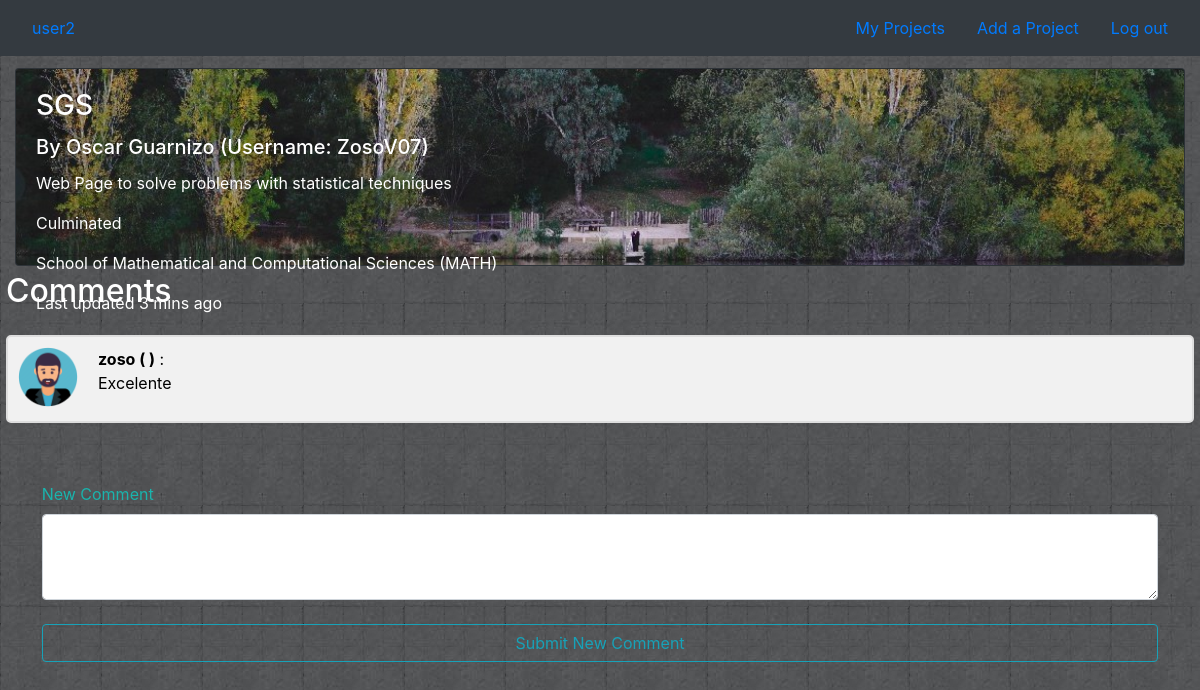
The app's page /home/MATH/3 (signed in) with its own data.
### projects/models.py (models this page shows, shortened)
class Project(models.Model):
    name = models.CharField(max_length=64)
    description = models.CharField(max_length=200)
    state = models.CharField(max_length=20)
    school = models.ForeignKey(School, on_delete=models.CASCADE, related_name="projects_school")
    comments = models.ManyToManyField(User, blank=True, related_name="reviews", through='Review')
    user = models.ForeignKey(User, default = "", on_delete=models.CASCADE, related_name="projects_user")

class School(models.Model):
    name = models.CharField(max_length=300)
    code = models.CharField(max_length=4)
    img = models.CharField(default ="",max_length=40)
    def __str__(self):
        return f"{self.name} ({self.code})"

class Review(models.Model):
    user = models.ForeignKey(User, on_delete = models.CASCADE)
    project = models.ForeignKey(Project, on_delete = models.CASCADE)
    comment = models.CharField(max_length=300)

### projects/views.py (the view)
# urls.py: path("home/<str:school_code>/<int:project_id>", views.project, name="project"),
def project(request, school_code, project_id):
    try:
        project = Project.objects.get(id=project_id)
    except Project.DoesNotExist:
        raise render(request, "projects/error.html",{"message": "No Project."})
    can_comment = False
    try:
        current_user_review = Review.objects.get(project = project, user = request.user)
    except Review.DoesNotExist:
        can_comment = True
    own_user = project.user == request.user
    context = {
        "project": project,
        "reviews": Review.objects.filter(project = project),
        "can_comment" : can_comment,
        "own_user" : own_user
    }
    return render(request, "projects/project.html", context)

### projects/templates/projects/project.html (shortened to what this page needs)
{% extends "projects/layout.html" %}
{% block body %}
<div class="container-fluid" style="padding-top: 1%;">
    <div class="row">
        <div class="col">
                <div class="card bg-dark text-white">
                        <img src="../../static/orders/project_img.jpg" class="card-img" alt="...">
                        <div class="card-img-overlay">
                          <h3 class="card-title">{{ project.name }}</h3>
                          <h5 class="card-title"> By {{ project.user.first_name }} {{ project.user.last_name }} (Username: {{ project.user.username }}) </h5>
                          <p class="card-text"> {{ project.description }} </p>
                          <p class="card-text"> {{ project.state }} </p>
                          <p class="card-text"> {{ project.school }} </p>
                          <p class="card-text">Last updated 3 mins ago</p>
                        </div>
                </div>
        </div>
    </div>
</div>
<div style="padding: 0.5%;">
<h2> Comments </h2>
<div class="my-4" id="messages">
    {% for review in reviews %}
    <div class="container_comments" style="color: black;">
        <img src="../../static/orders/profile.png" alt="Avatar">
        <strong> {{ review.user.username }} ( {{ review.user.first_name }} {{ review.user.last_name }})</strong> :
        <p> {{ review.comment }} </p>
    </div>
    {% endfor %}
</div>
{% if can_comment and not own_user %}
<form style="color: #1ab4ad; padding: 3%;" action="{% url 'submit_comment' project.school.code project.id %}" method="POST">
<div class="form-group">
        <label for="exampleFormControlTextarea1"> New Comment</label>
        <textarea class="form-control" id="exampleFormControlTextarea1" rows="3" name="comment"></textarea>
</div>
<div class="form-group">
    <button class="btn btn-outline-info btn-rounded btn-block my-4 waves-effect z-depth-0" type="submit">
    Submit New Comment
    </button>
</div>
{% endif %}
</form>
</div>
{% endblock %}

### projects/templates/projects/layout.html (shortened to what this page needs)
{% load static %}
<!DOCTYPE html>
<html lang="en" dir="ltr">
  <head>
    <link rel="stylesheet" href="https://stackpath.bootstrapcdn.com/bootstrap/4.3.1/css/bootstrap.min.css">
    <link rel="stylesheet" href="{% static 'orders/main.css' %}"/>
    <link rel="stylesheet" href="https://cdnjs.cloudflare.com/ajax/libs/font-awesome/4.7.0/css/font-awesome.min.css">
  </head>
  <body>
    <nav class="navbar navbar-default bg-dark navbar-dark" role="navigation">
      <ul class="nav navbar-left" >
          <li class="nav-item"><a class="nav-link active" href="/"> {{ user.username }}</a></li>
      </ul>
      <ul class="nav navbar-right" >
        {% if user.username %}
          <li class="nav-item"><a class="nav-link" href="{% url 'list_projects' user.username %}">My Projects</a></li>
        {% else %}
          <li class="nav-item"><a class="nav-link" href="">My Projects</a></li>
        {% endif %}
          <li class="nav-item"><a class="nav-link" href="{% url 'create_project' %}">Add a Project</a></li>
          <li class="nav-item"><a class="nav-link" href="/users/logout">Log out</a></li>
      </ul>
      </nav>
            {% block body %}
            {% endblock %}
  </body>
</html>

### projects/static/orders/main.css (style rules this page uses)
body { background-image: url( "img_black_texture2.jpg"); background-repeat: repeat; color: #ffffff; }
h1, h2, h3, h4, h5, h6 { color: #ffffff; }
.container_comments { border: 2px solid #dedede; background-color: #f1f1f1; border-radius: 5px; padding: 10px; margin: 10px 0; }
.container_comments::after { content: ""; clear: both; display: table; }
.container_comments img { float: left; max-width: 60px; width: 100%; margin-right: 20px; border-radius: 50%; }

### records on screen
Project: name "SGS", user.first_name "Oscar", user.last_name "Guarnizo", user.username "ZosoV07", description "Web Page to solve problems with statistical techniques", state "Culminated", school "School of Mathematical and Computational Sciences (MATH)"
Review: user.username "zoso", comment "Excelente"

### other values on screen
{{ user.username }} "user2"
